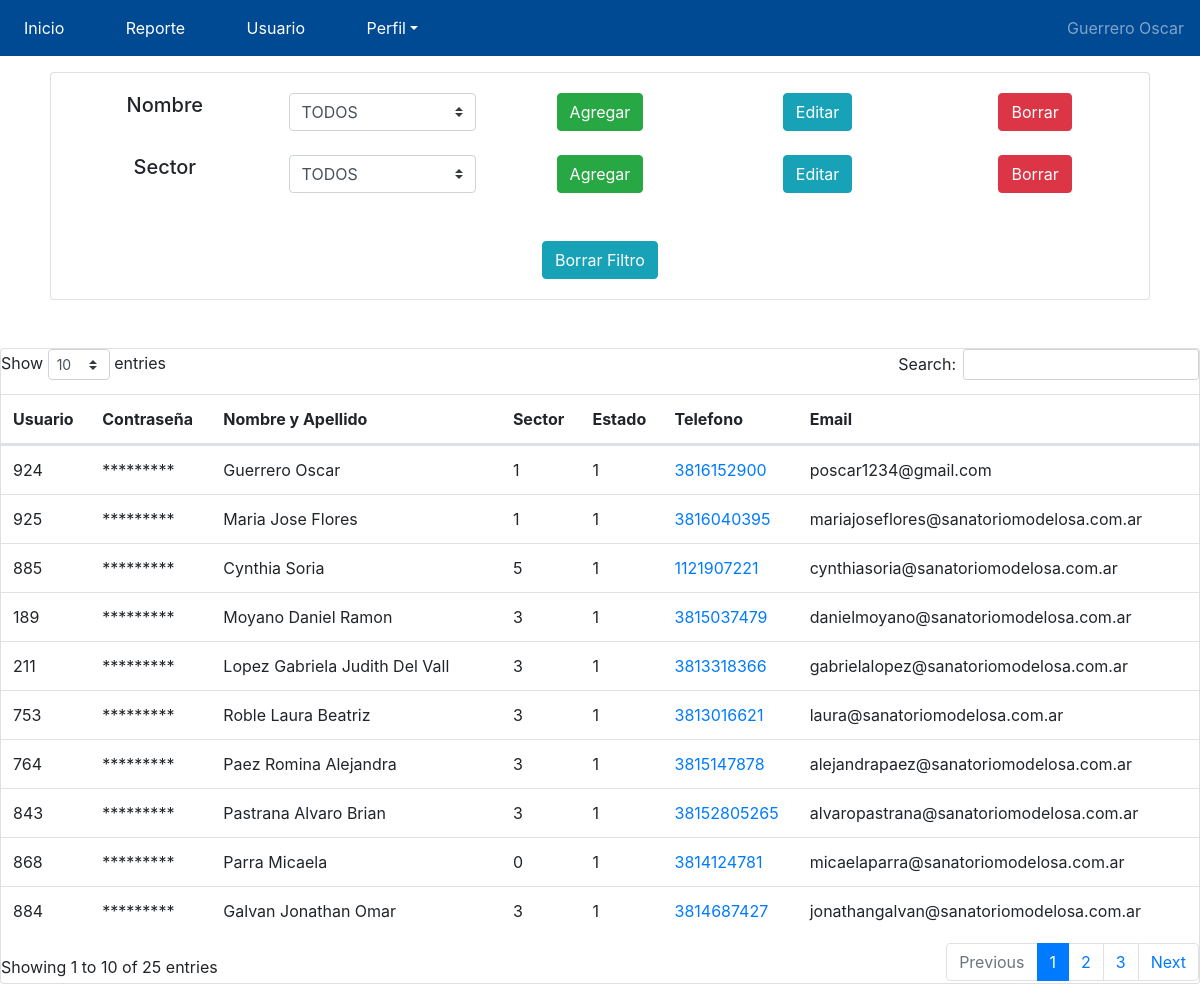
Page /sistema/AdmHotel/usuarios.php (signed in) on the committed database.
### tables this page shows
CREATE TABLE `usuario` (
  `Id` int(3) NOT NULL AUTO_INCREMENT,
  `usuario` int(10) NOT NULL,
  `contra` varchar(100) NOT NULL,
  `NombreApe` varchar(55) DEFAULT NULL,
  `Sector` int(2) DEFAULT NULL,
  `Estado` int(2) DEFAULT NULL,
  `Telefono` decimal(15,0) DEFAULT NULL,
  `Email` varchar(55) DEFAULT NULL,
  `Tipo` int(2) DEFAULT NULL,
  UNIQUE KEY `Id` (`Id`)
);

### sistema/AdmHotel/usuarios.php (the view, shortened to what this page needs)
<?php
  require_once "../../conServicios.php";
  $usuarioInfoMenu = mysqli_query($conServicios, "SELECT * FROM usuario");
?>
<!doctype html>
<html lang="es-ES">
  <head>
    <?php  include_once "dependencias.php" ?>
  </head>
  <body>
             <?php  include_once "menuHoteleria.php" ?>
            <br><br><br>
            <div class="mx-auto" style="width: 1100px;">
                <div class="card text-center">
                    <div class="card-body">
                            <div class="row">
                                <div class="col">
                                    <h5 class="card-title">Nombre</h5>
                                </div>
                                <div class="col">
                                    <select class="js-select-Nombre custom-select" name="Nombre" id="Nombre" onchange="selectUser()">
                                        <option value="00">TODOS</option>
                                    </select>
                                </div>
                                <div class="col">
                                    <button type="button" class="btn btn-success" data-toggle="modal" data-target="#AgregarUser" onclick="AgregarUser()">Agregar</button>
                                </div>
                                <div class="col">
                                    <button type="button" class="btn btn-info" data-toggle="modal" data-target="#AgregarUser"  onclick="EditarUser()">Editar</button>
                                </div>
                                <div class="col">
                                    <button type="button" class="btn btn-danger" onclick="BorrarUSer()">Borrar</button>
                                </div>
                            </div>
                            <br>
                            <div class="row">
                                <div class="col">
                                    <h5 class="card-title">Sector</h5>
                                </div>
                                <div class="col">
                                    <select class="js-select-ObraSocial custom-select" name="Sect" id="Sect" onchange="select()" >
                                        <option value="00">TODOS</option>
                                    </select>
                                </div>
                                <div class="col">
                                    <button onclick="AgregarSector()" type="button" class="btn btn-success"  class="btn btn-primary" data-toggle="modal" data-target="#SectorModal"  >Agregar</button>
                                </div>
                                <div class="col">
                                    <button type="button" class="btn btn-info" onclick="editarObraSocial()" >Editar</button>
                                </div>
                                <div class="col">
                                    <button type="button" class="btn btn-danger" onclick="BorrarObraSocial()">Borrar</button>
                                </div>
                            </div>
                            <br><br>
                            <div class="row">
                                <div class="col">
                                    <button type="button" class="btn btn-info" onclick = "BorrarFiltro()">Borrar Filtro</button>
                                </div>
                            </div>
                    </div>
                </div>
            </div>
                <br><br>
        <div class="card">
            <div class="justify-content-center align-items-center" id='misTurnos'>
                    <div class="table-responsive">
                    <table class="table" id="reporteTurno">
                        <thead>
                            <tr class="">
                                <th>Usuario</th>
                                <th>Contraseña</th>
                                <th>Nombre y Apellido</th>
                                <th>Sector</th>
                                <th>Estado</th>
                                <th>Telefono</th>
                                <th>Email</th>
                                <th> </th>
                            </tr>
                        </thead>
                        <tbody>
                            <?php while($row=mysqli_fetch_array($usuarioInfoMenu)) {?>
                                    <tr>
                                        <td>  <?php echo $row['usuario']; ?> </td>
                                        <td> ********* </td>
                                        <td> <?php echo utf8_encode($row['NombreApe']);?> </td>
                                        <td> <?php echo utf8_encode($row['Sector']);?> </td>
                                        <td> <?php echo utf8_encode($row['Estado']);?> </td>
                                        <td> <a href="https://wa.me/+54<?php echo utf8_encode($row['Telefono']);?>" target="_blank" class="stretched-link"> <?php echo utf8_encode($row['Telefono']);?> </a> </td>
                                        <td> <?php echo utf8_encode($row['Email']);?> </td>
                                        <td>
                                        </td>
                                    </tr>
                                    <?php
                                    }
                                    ?>
                        </tbody>
                    </table>
                    </div>
            </div>
        </div>
</body>
</html>

### rows in the picture
usuario: usuario "924", NombreApe "Guerrero Oscar", Sector "1", Estado "1", Telefono "3816152900", Email "poscar1234@gmail.com"
usuario: usuario "925", NombreApe "Maria Jose Flores", Sector "1", Estado "1", Telefono "3816040395", Email "mariajoseflores@sanatoriomodelosa.com.ar"
usuario: usuario "885", NombreApe "Cynthia Soria", Sector "5", Estado "1", Telefono "1121907221", Email "cynthiasoria@sanatoriomodelosa.com.ar"
usuario: usuario "189", NombreApe "Moyano Daniel Ramon", Sector "3", Estado "1", Telefono "3815037479", Email "danielmoyano@sanatoriomodelosa.com.ar"
usuario: usuario "211", NombreApe "Lopez Gabriela Judith Del Vall", Sector "3", Estado "1", Telefono "3813318366", Email "gabrielalopez@sanatoriomodelosa.com.ar"
usuario: usuario "753", NombreApe "Roble Laura Beatriz", Sector "3", Estado "1", Telefono "3813016621", Email "laura@sanatoriomodelosa.com.ar"
usuario: usuario "764", NombreApe "Paez Romina Alejandra", Sector "3", Estado "1", Telefono "3815147878", Email "alejandrapaez@sanatoriomodelosa.com.ar"
usuario: usuario "843", NombreApe "Pastrana Alvaro Brian", Sector "3", Estado "1", Telefono "38152805265", Email "alvaropastrana@sanatoriomodelosa.com.ar"
usuario: usuario "868", NombreApe "Parra Micaela", Sector "0", Estado "1", Telefono "3814124781", Email "micaelaparra@sanatoriomodelosa.com.ar"
usuario: usuario "884", NombreApe "Galvan Jonathan Omar", Sector "3", Estado "1", Telefono "3814687427", Email "jonathangalvan@sanatoriomodelosa.com.ar"

### other values in the picture
$_SESSION['NombreApe'] "Guerrero Oscar"
